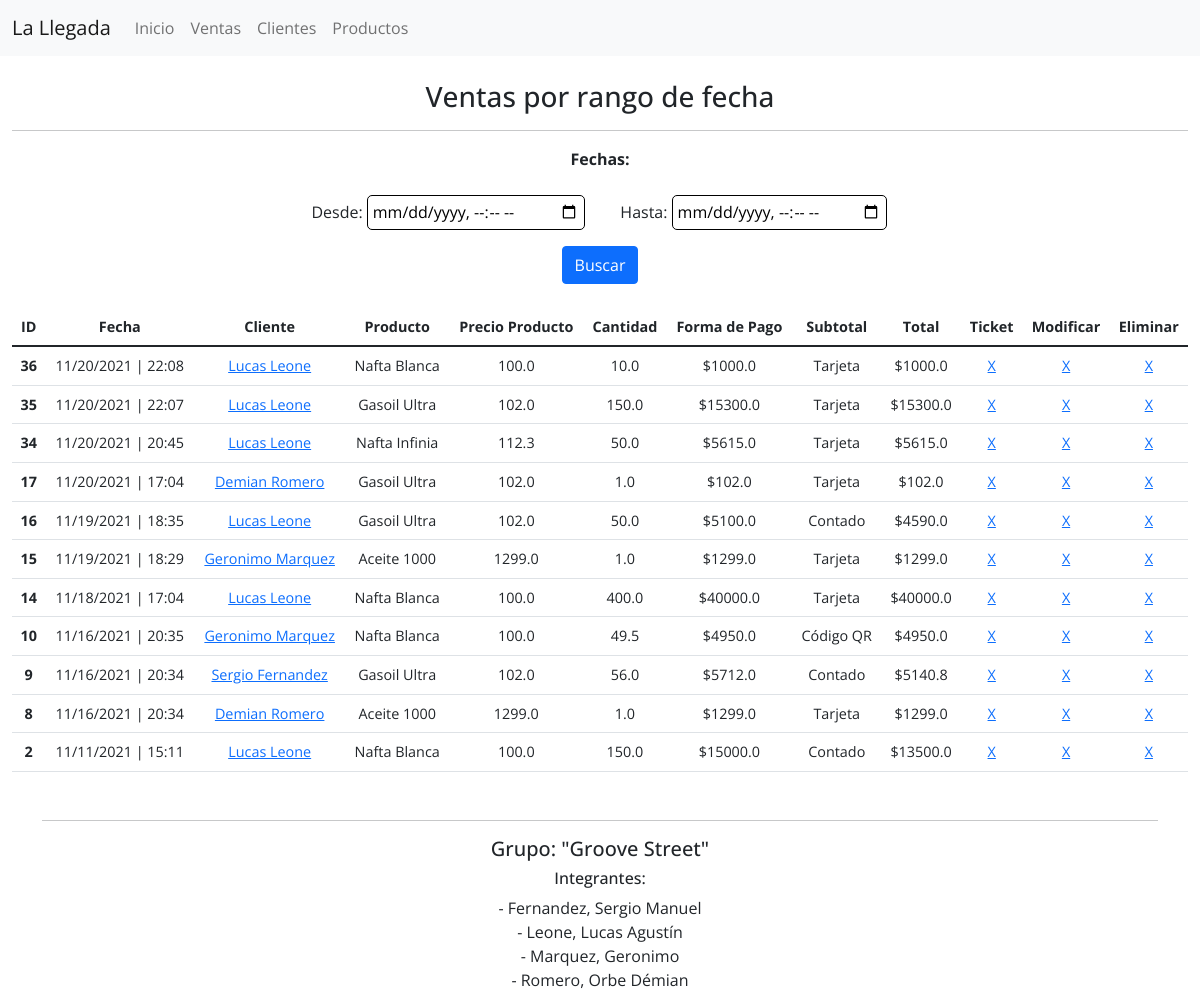
The page /ventas/informes/fecha/ on the database its author committed.
### ventas/models.py (models this page shows, shortened)
class Venta(LlegadaModel):
    fecha = models.DateTimeField(default=timezone.now, help_text='Ejemplo: 09/11/2021 17:20:00')
    cliente = models.ForeignKey(Cliente, on_delete=models.CASCADE)
    producto = models.ForeignKey(Product, on_delete=models.SET_NULL, null=True)
    cantidad = models.FloatField(validators=[MinValueValidator(0.0)])
    forma_pago = models.ForeignKey(FormaPago, max_length=10, help_text='Contado 10% Descuento', on_delete=models.CASCADE)
    def subtotal(self):
        total = self.producto.precio * self.cantidad
        total = round(total, 2)
        return total
    def get_total(self):
        total = self.producto.precio * self.cantidad
        total_round = round(total, 3)
        if self.forma_pago.nombre == 'Contado':
            total_round = total_round - (total_round * 0.1 )
        return total_round

class FormaPago(LlegadaModel):
    nombre = models.CharField(max_length=15)
    def __str__(self):
        return self.nombre

### clientes/models.py (models this page shows)
class Cliente(LlegadaModel):
    nombre = models.CharField(max_length=100)
    apellido = models.CharField(max_length=100)
    tipo_documento = models.CharField(choices=DOCUMENTO_CHOICES, max_length=10)
    numero_documento = models.CharField(max_length=20)
    telefono = models.CharField('Teléfono', max_length=25)
    email = models.EmailField()
    localidad = models.CharField(max_length=100)
    puntos = models.IntegerField(default=0)
    def __str__(self):
        return f'{self.nombre} {self.apellido}'

### productos/models.py (models this page shows)
class Product(LlegadaModel):
    nombre = models.CharField(max_length=100)
    precio = models.FloatField()
    cantidad = models.FloatField(validators=[MinValueValidator(0.0)])
    stock_minimo = models.IntegerField()
    stock_maximo = models.IntegerField()
    proveedor = models.CharField(max_length=100,)
    marca = models.CharField(max_length=100,)
    tamaño = models.CharField(blank=True, max_length=100)
    ubicacion = models.CharField(blank=True, max_length=150)
    tipo_producto = models.ForeignKey(
        KindOfProduct,
        on_delete=models.SET_NULL,
        null=True,
        blank=True
    )
    def __str__(self):
        return self.nombre
    class Meta:
        verbose_name = 'Producto'
        verbose_name_plural = 'Productos'

### ventas/views.py (the view)
class ListVentasPorFechaView(ListView):
    template_name = 'ventas/list_fecha.html'
    context_object_name = 'ventas'
    model = Venta

### templates/ventas/list_fecha.html (shortened to what this page needs)
{% extends 'base.html' %}
{% block body %}
<div id="ventas" class="container-fluid">
    <div class="title text-center mt-4">
        <h3>Ventas por rango de fecha</h3>
        <hr>
        <p><strong>Fechas:</strong></p>
        <div class="container d-flex justify-content-center">
            <div class="form-group m-2">
                <label>Desde:</label>
                <input type="datetime-local" class="w-75">
            </div>
            <div class="form-group m-2">
                <label>Hasta:</label>
                <input type="datetime-local" class="w-75">
            </div>
        </div>
        <button class="btn btn-primary mt-2">Buscar</button>
    </div>
    <table class="table mt-4">
        <thead>
            <tr class="text-center">
                <th scope="col">ID</th>
                <th scope="col">Fecha</th>
                <th scope="col">Cliente</th>
                <th scope="col">Producto</th>
                <th scope="col">Precio Producto</th>
                <th scope="col">Cantidad</th>
                <th scope="col">Forma de Pago</th>
                <th scope="col">Subtotal</th>
                <th scope="col">Total</th>
                <th scope="col">Ticket</th>
                <th scope="col">Modificar</th>
                <th scope="col">Eliminar</th>
            </tr>
        </thead>
        <tbody>
            {% for venta in ventas %}
                <tr class="text-center">
                    <th scope="row">{{ venta.pk }}</th>
                    <td>{{ venta.fecha|date:'SHORT_DATE_FORMAT' }} | {{ venta.fecha|time:'H:i' }}</td>
                    <td><a href="{% url 'clientes:list-por-cliente' venta.cliente.pk %}">{{ venta.cliente }}</a></td>
                    <td>{{ venta.producto }}</td>
                    <td>{{ venta.producto.precio }}</td>
                    <td>{{ venta.cantidad }}</td>
                    <td>${{ venta.subtotal }}</td>
                    <td>{{ venta.forma_pago }}</td>
                    <td>${{ venta.get_total }}</td>
                    <td><a href="{% url 'ventas:ticket' venta.pk %}">X</a></td>
                    <td><a href="{% url 'ventas:update' venta.pk %}">X</a></td>
                    <td><a href="{% url 'ventas:delete' venta.pk %}">X</a></td>
                </tr>
            {% endfor %}
        </tbody>
    </table>
</div>
{% endblock body %}

### static/css/main.css (style rules this page uses)
* { margin: 0; padding: 0; font-family: 'Open Sans', sans-serif; }
input, select { height: 35px; width: 400px; border-radius: 5px; border: 1px solid black; padding: 5px; }
@media screen and (max-width: 1400px) { table { font-size: 90%; } }

### rows shown on the page
Venta: pk "36", fecha "11/20/2021", fecha "22:08", cliente "Lucas Leone", producto "Nafta Blanca", producto.precio "100.0", cantidad "10.0", subtotal "1000.0", forma_pago "Tarjeta", get_total "1000.0"
Venta: pk "35", fecha "11/20/2021", fecha "22:07", cliente "Lucas Leone", producto "Gasoil Ultra", producto.precio "102.0", cantidad "150.0", subtotal "15300.0", forma_pago "Tarjeta", get_total "15300.0"
Venta: pk "34", fecha "11/20/2021", fecha "20:45", cliente "Lucas Leone", producto "Nafta Infinia", producto.precio "112.3", cantidad "50.0", subtotal "5615.0", forma_pago "Tarjeta", get_total "5615.0"
Venta: pk "17", fecha "11/20/2021", fecha "17:04", cliente "Demian Romero", producto "Gasoil Ultra", producto.precio "102.0", cantidad "1.0", subtotal "102.0", forma_pago "Tarjeta", get_total "102.0"
Venta: pk "16", fecha "11/19/2021", fecha "18:35", cliente "Lucas Leone", producto "Gasoil Ultra", producto.precio "102.0", cantidad "50.0", subtotal "5100.0", forma_pago "Contado", get_total "4590.0"
Venta: pk "15", fecha "11/19/2021", fecha "18:29", cliente "Geronimo Marquez", producto "Aceite 1000", producto.precio "1299.0", cantidad "1.0", subtotal "1299.0", forma_pago "Tarjeta", get_total "1299.0"
Venta: pk "14", fecha "11/18/2021", fecha "17:04", cliente "Lucas Leone", producto "Nafta Blanca", producto.precio "100.0", cantidad "400.0", subtotal "40000.0", forma_pago "Tarjeta", get_total "40000.0"
Venta: pk "10", fecha "11/16/2021", fecha "20:35", cliente "Geronimo Marquez", producto "Nafta Blanca", producto.precio "100.0", cantidad "49.5", subtotal "4950.0", forma_pago "Código QR", get_total "4950.0"
Venta: pk "9", fecha "11/16/2021", fecha "20:34", cliente "Sergio Fernandez", producto "Gasoil Ultra", producto.precio "102.0", cantidad "56.0", subtotal "5712.0", forma_pago "Contado", get_total "5140.8"
Venta: pk "8", fecha "11/16/2021", fecha "20:34", cliente "Demian Romero", producto "Aceite 1000", producto.precio "1299.0", cantidad "1.0", subtotal "1299.0", forma_pago "Tarjeta", get_total "1299.0"
Venta: pk "2", fecha "11/11/2021", fecha "15:11", cliente "Lucas Leone", producto "Nafta Blanca", producto.precio "100.0", cantidad "150.0", subtotal "15000.0", forma_pago "Contado", get_total "13500.0"
